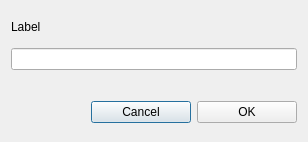
<?xml version="1.0" encoding="UTF-8"?>
<ui version="4.0">
 <class>Dialog</class>
 <widget class="QDialog" name="Dialog">
  <property name="geometry">
   <rect>
    <x>0</x>
    <y>0</y>
    <width>308</width>
    <height>142</height>
   </rect>
  </property>
  <property name="minimumSize">
   <size>
    <width>308</width>
    <height>142</height>
   </size>
  </property>
  <property name="maximumSize">
   <size>
    <width>308</width>
    <height>142</height>
   </size>
  </property>
  <property name="windowTitle">
   <string>Dialog</string>
  </property>
  <layout class="QVBoxLayout" name="verticalLayout">
   <item>
    <widget class="QLabel" name="label">
     <property name="minimumSize">
      <size>
       <width>284</width>
       <height>21</height>
      </size>
     </property>
     <property name="maximumSize">
      <size>
       <width>284</width>
       <height>21</height>
      </size>
     </property>
     <property name="text">
      <string>Label</string>
     </property>
    </widget>
   </item>
   <item>
    <widget class="QLineEdit" name="input"/>
   </item>
   <item>
    <layout class="QHBoxLayout" name="horizontalLayout">
     <property name="topMargin">
      <number>20</number>
     </property>
     <item>
      <spacer name="horizontalSpacer">
       <property name="orientation">
        <enum>Qt::Horizontal</enum>
       </property>
       <property name="sizeHint" stdset="0">
        <size>
         <width>40</width>
         <height>20</height>
        </size>
       </property>
      </spacer>
     </item>
     <item>
      <widget class="QPushButton" name="cancel_button">
       <property name="sizePolicy">
        <sizepolicy hsizetype="Fixed" vsizetype="Fixed">
         <horstretch>0</horstretch>
         <verstretch>0</verstretch>
        </sizepolicy>
       </property>
       <property name="minimumSize">
        <size>
         <width>100</width>
         <height>0</height>
        </size>
       </property>
       <property name="text">
        <string>Cancel</string>
       </property>
      </widget>
     </item>
     <item>
      <widget class="QPushButton" name="ok_button">
       <property name="sizePolicy">
        <sizepolicy hsizetype="Fixed" vsizetype="Fixed">
         <horstretch>0</horstretch>
         <verstretch>0</verstretch>
        </sizepolicy>
       </property>
       <property name="minimumSize">
        <size>
         <width>100</width>
         <height>0</height>
        </size>
       </property>
       <property name="text">
        <string>OK</string>
       </property>
      </widget>
     </item>
    </layout>
   </item>
  </layout>
 </widget>
 <resources/>
 <connections/>
</ui>
